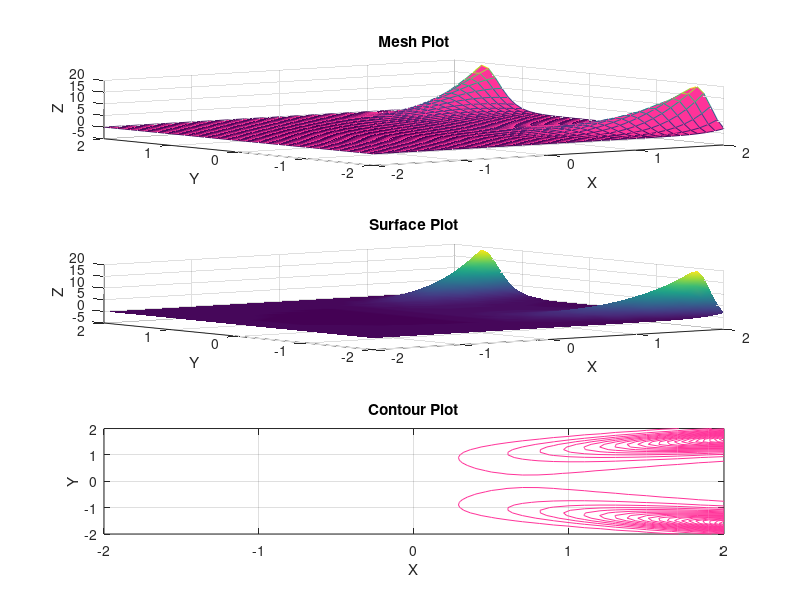

This figure's MATLAB source:
clc; clear; close all;
%17
[x,y]=meshgrid(-2:0.1:2, -2:0.1:2);
z=x.*exp(-((x-y.^2).^2-y.^2));

% Subplot 1: Mesh Plot
subplot(3,1,1);
mesh(x,y,z,'FaceColor','#FF3399'); xlabel('X'); ylabel('Y'); zlabel('Z');
title('Mesh Plot');
grid on;

% Subplot 2: Surface Plot
subplot(3,1,2);
surf(x, y, z, 'FaceColor', '#FF3399'); 
xlabel('X'); ylabel('Y'); zlabel('Z');
title('Surface Plot');
shading interp;
grid on;

% Subplot 3: Contour Plot
subplot(3,1,3);
contour(x, y, z, 20, 'LineColor', '#FF3399'); 
xlabel('X'); ylabel('Y');
title('Contour Plot');
grid on;